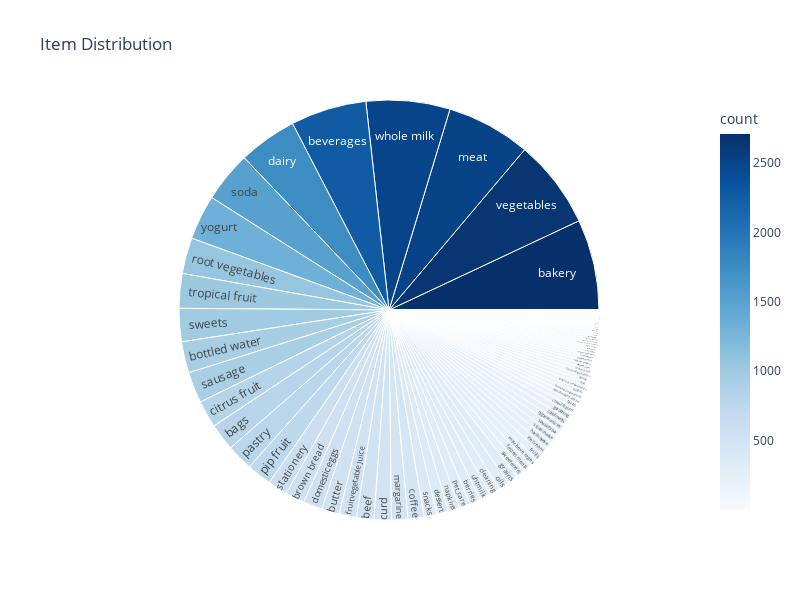

The notebook cell saved with this chart:
### Code cell
fig=px.sunburst(item_count,path=['item'],values='count',color='count',color_continuous_scale='Blues',title='Item Distribution')
fig.update_layout(width=800, height=600)
fig.show()

### Figure 1 — Plotly figure (JSON) as saved in the notebook; plotly's stock layout.template omitted (floating-point values rounded to 4 significant figures)
{"data": [{"branchvalues": "total", "customdata": [[2709.0], [2651.0], [2512.0], [2502.0], [2263.0], [1745.0], [1514.0], [1334.0], [1071.0], [1032.0], [991.0], [933.0], [924.0], [812.0], [809.0], [785.0], [744.0], [596.0], [571.0], [566.0], [534.0], [518.0], [516.0], [514.0], [491.0], [476.0], [380.0], [356.0], [335.0], [329.0], [327.0], [323.0], [319.0], [317.0], [316.0], [265.0], [252.0], [238.0], [231.0], [227.0], [220.0], [212.0], [210.0], [208.0], [208.0], [204.0], [181.0], [159.0], [142.0], [139.0], [135.0], [134.0], [131.0], [129.0], [128.0], [116.0], [111.0], [106.0], [98.0], [92.0], [82.0], [79.0], [75.0], [75.0], [72.0], [72.0], [69.0], [67.0], [66.0], [64.0], [60.0], [50.0], [48.0], [42.0], [38.0], [35.0], [34.0], [33.0], [33.0], [29.0], [29.0], [29.0], [27.0], [21.0], [21.0], [20.0], [19.0], [17.0], [15.0], [13.0], [11.0], [10.0], [9.0], [5.0], [3.0], [1.0], [1.0]], "domain": {"x": [0, 1], "y": [0, 1]}, "hovertemplate": "labels=%{label}<br>count_sum=%{value}<br>parent=%{parent}<br>id=%{id}<br>count=%{color}<extra></extra>", "ids": ["bakery", "vegetables", "meat", "whole milk", "beverages", "dairy", "soda", "yogurt", "root vegetables", "tropical fruit", "sweets", "bottled water", "sausage", "citrus fruit", "bags", "pastry", "pip fruit", "stationery", "brown bread", "domestic eggs", "butter", "fruitvegetable juice", "beef", "curd", "margarine", "coffee", "snacks", "dessert", "napkins", "pet_care", "berries", "uhtmilk", "cleaning", "oils", "grains", "sweeteners", "frozen meals", "misc beverages", "fruits", "ice cream", "hard cheese", "sliced cheese", "specialty bar", "hygiene articles", "condiments", "gardening", "chewing gum", "herbs", "semifinished bread", "baking_ingredients", "dishes", "pickled vegetables", "fish", "spices", "fruits_vegetables", "canned fish", "personal_care", "seasonal products", "condensed milk", "frozen dessert", "canned vegetables", "electronics", "household", "ready_meals", "frozen potato products", "specialty cheese", "sweet spreads", "liquor appetizer", "decor", "misc", "zwieback", "liver loaf", "soups", "cereals", "brandy", "meat spreads", "jam", "dental care", "nutsprunes", "artif sweetener", "light bulbs", "specialty fat", "tea", "syrup", "canned fruit", "soap", "prosecco", "cookware", "cooking chocolate", "honey", "specialty vegetables", "organic", "decalcifier", "rubbing alcohol", "baby cosmetics", "kitchen utensil", "preservation products"], "labels": ["bakery", "vegetables", "meat", "whole milk", "beverages", "dairy", "soda", "yogurt", "root vegetables", "tropical fruit", "sweets", "bottled water", "sausage", "citrus fruit", "bags", "pastry", "pip fruit", "stationery", "brown bread", "domestic eggs", "butter", "fruitvegetable juice", "beef", "curd", "margarine", "coffee", "snacks", "dessert", "napkins", "pet_care", "berries", "uhtmilk", "cleaning", "oils", "grains", "sweeteners", "frozen meals", "misc beverages", "fruits", "ice cream", "hard cheese", "sliced cheese", "specialty bar", "hygiene articles", "condiments", "gardening", "chewing gum", "herbs", "semifinished bread", "baking_ingredients", "dishes", "pickled vegetables", "fish", "spices", "fruits_vegetables", "canned fish", "personal_care", "seasonal products", "condensed milk", "frozen dessert", "canned vegetables", "electronics", "household", "ready_meals", "frozen potato products", "specialty cheese", "sweet spreads", "liquor appetizer", "decor", "misc", "zwieback", "liver loaf", "soups", "cereals", "brandy", "meat spreads", "jam", "dental care", "nutsprunes", "artif sweetener", "light bulbs", "specialty fat", "tea", "syrup", "canned fruit", "soap", "prosecco", "cookware", "cooking chocolate", "honey", "specialty vegetables", "organic", "decalcifier", "rubbing alcohol", "baby cosmetics", "kitchen utensil", "preservation products"], "marker": {"coloraxis": "coloraxis", "colors": [2709.0, 2651.0, 2512.0, 2502.0, 2263.0, 1745.0, 1514.0, 1334.0, 1071.0, 1032.0, 991.0, 933.0, 924.0, 812.0, 809.0, 785.0, 744.0, 596.0, 571.0, 566.0, 534.0, 518.0, 516.0, 514.0, 491.0, 476.0, 380.0, 356.0, 335.0, 329.0, 327.0, 323.0, 319.0, 317.0, 316.0, 265.0, 252.0, 238.0, 231.0, 227.0, 220.0, 212.0, 210.0, 208.0, 208.0, 204.0, 181.0, 159.0, 142.0, 139.0, 135.0, 134.0, 131.0, 129.0, 128.0, 116.0, 111.0, 106.0, 98.0, 92.0, 82.0, 79.0, 75.0, 75.0, 72.0, 72.0, 69.0, 67.0, 66.0, 64.0, 60.0, 50.0, 48.0, 42.0, 38.0, 35.0, 34.0, 33.0, 33.0, 29.0, 29.0, 29.0, 27.0, 21.0, 21.0, 20.0, 19.0, 17.0, 15.0, 13.0, 11.0, 10.0, 9.0, 5.0, 3.0, 1.0, 1.0]}, "name": "", "parents": ["", "", "", "", "", "", "", "", "", "", "", "", "", "", "", "", "", "", "", "", "", "", "", "", "", "", "", "", "", "", "", "", "", "", "", "", "", "", "", "", "", "", "", "", "", "", "", "", "", "", "", "", "", "", "", "", "", "", "", "", "", "", "", "", "", "", "", "", "", "", "", "", "", "", "", "", "", "", "", "", "", "", "", "", "", "", "", "", "", "", "", "", "", "", "", "", ""], "type": "sunburst", "values": [2709.0, 2651.0, 2512.0, 2502.0, 2263.0, 1745.0, 1514.0, 1334.0, 1071.0, 1032.0, 991.0, 933.0, 924.0, 812.0, 809.0, 785.0, 744.0, 596.0, 571.0, 566.0, 534.0, 518.0, 516.0, 514.0, 491.0, 476.0, 380.0, 356.0, 335.0, 329.0, 327.0, 323.0, 319.0, 317.0, 316.0, 265.0, 252.0, 238.0, 231.0, 227.0, 220.0, 212.0, 210.0, 208.0, 208.0, 204.0, 181.0, 159.0, 142.0, 139.0, 135.0, 134.0, 131.0, 129.0, 128.0, 116.0, 111.0, 106.0, 98.0, 92.0, 82.0, 79.0, 75.0, 75.0, 72.0, 72.0, 69.0, 67.0, 66.0, 64.0, 60.0, 50.0, 48.0, 42.0, 38.0, 35.0, 34.0, 33.0, 33.0, 29.0, 29.0, 29.0, 27.0, 21.0, 21.0, 20.0, 19.0, 17.0, 15.0, 13.0, 11.0, 10.0, 9.0, 5.0, 3.0, 1.0, 1.0]}], "layout": {"coloraxis": {"colorbar": {"title": {"text": "count"}}, "colorscale": [[0, "rgb(247,251,255)"], [0.125, "rgb(222,235,247)"], [0.25, "rgb(198,219,239)"], [0.375, "rgb(158,202,225)"], [0.5, "rgb(107,174,214)"], [0.625, "rgb(66,146,198)"], [0.75, "rgb(33,113,181)"], [0.875, "rgb(8,81,156)"], [1, "rgb(8,48,107)"]]}, "height": 600, "legend": {"tracegroupgap": 0}, "title": {"text": "Item Distribution"}, "width": 800}}
